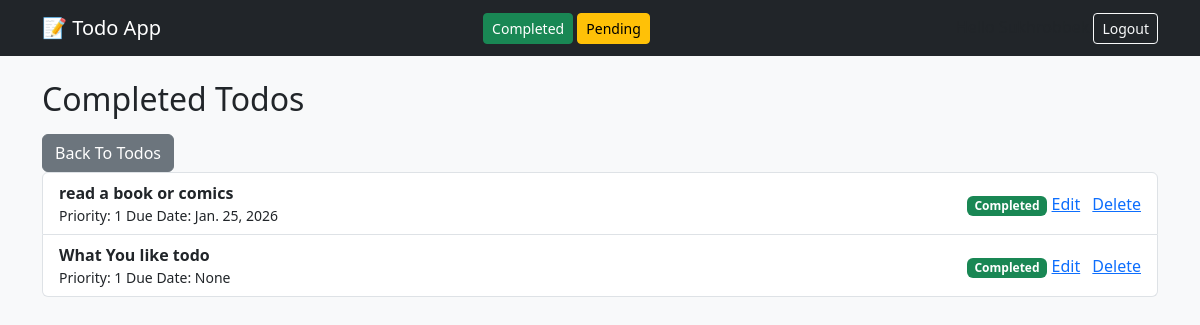
Page /todos/completed/ (signed in) on the earlier database version.
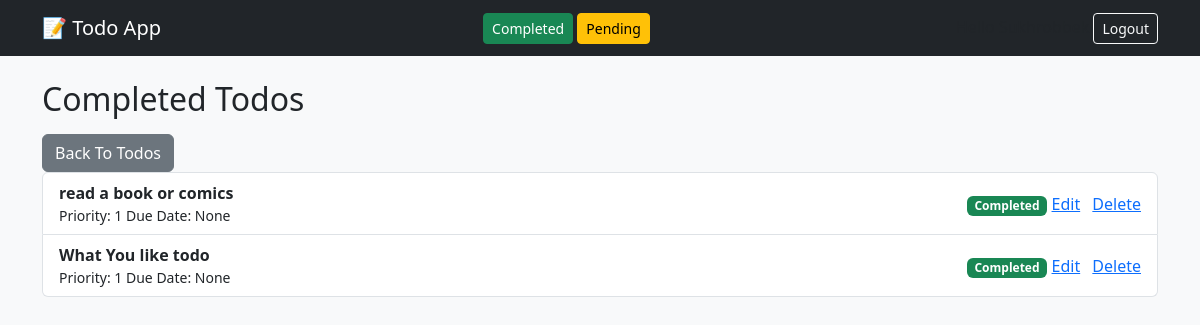
Same page on the later database version.
### todoApp/models.py (models this page shows, shortened)
class Todo(models.Model):
    user = models.ForeignKey(User, on_delete=models.CASCADE, null=True)
    title = models.CharField(max_length=40)
    description = models.TextField()
    priority =  models.IntegerField(default=1)
    due_date = models.DateField(null=True, blank=True)
    is_completed = models.BooleanField(default=False)
    created_at = models.DateTimeField(auto_now_add=True)

### todoApp/views.py (the view)
# urls.py: path('todos/completed/', completed_todos, name="completed_todos"),
@login_required
def completed_todos(request):
    todos = Todo.objects.filter(is_completed = True)
    return render(request, 'todoApp/completed_todos.html' , {'todos': todos})

### todoApp/templates/todoApp/completed_todos.html
{% extends 'todoApp/base.html' %}
{% block content %}
<h2 class="mb-3" class="text-success">Completed Todos</h2>
 <a href="{% url 'todo_list %'}" class="btn btn-secondary">Back To Todos</a>
{% if todos%}
     <ul class="list-group">
        {%for todo in todos%}
             <li class="list-group-item d-flex justify-content-between align-items-center">
                <div>
                    <strong>{{todo.title}}</strong><br>
                    <small>
                        Priority: {{todo.priority}}
                        Due Date: {{todo.due_date}}
                     </small>
                </div>
                   <div>
                    <span class="badge bg-success">Completed</span>
                     <a href="{% url 'update_todo' todo.id %}" class="btn-sm btn-outline-primary">Edit</a>
                    <a href="{% url 'delete_todo' todo.id %}" class="btn-sm btn-outline-danger ms-2">Delete</a>
                   </div>
             </li>
        {% endfor %}
    </ul>
{% else %}
   <p class="text-muted">No Completed todos</p>
{% endif %}
{% endblock %}

Differences in the rows shown:
changed Todo "read a book or comics": due_date "Jan. 25, 2026" → "None"
